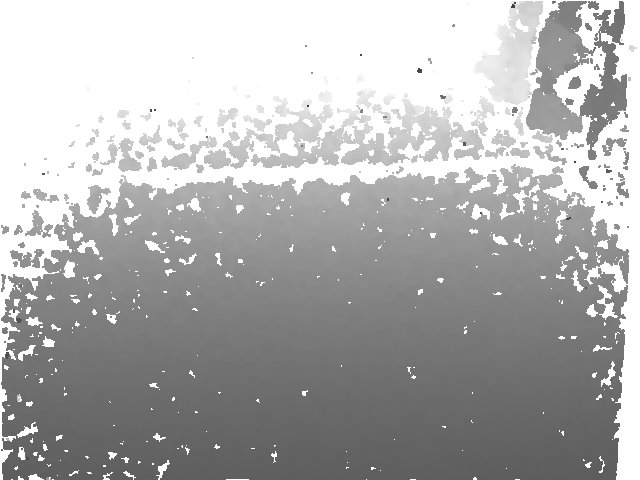
#> input picture new_d/d2.png, 640 x 480 px, found by its file name; its folder holds 4 pictures in this run
$ python opening.py
#> lines starting #> are read from the running program, lines starting #| are printed output that depends on the picture
# https://webnautes.tistory.com/1257
import cv2
import numpy as np
import os
from PIL import Image

path_dir = './new_d/'
file_list = os.listdir(path_dir)

for input in file_list:
    img = cv2.imread(path_dir + input, 0)
#> img is the input picture: shape (480, 640); min 62, max 255, mean 176.3

    kernel = np.ones((3, 3), np.uint8)
    result = cv2.morphologyEx(img, cv2.MORPH_OPEN, kernel)
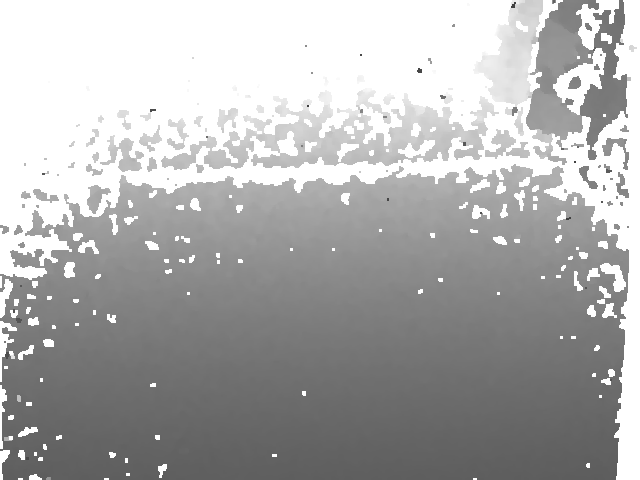
#> result: shape (480, 640); min 62, max 255, mean 175

    output = Image.fromarray(result)
    output.save('./d_closed2/' + input)
